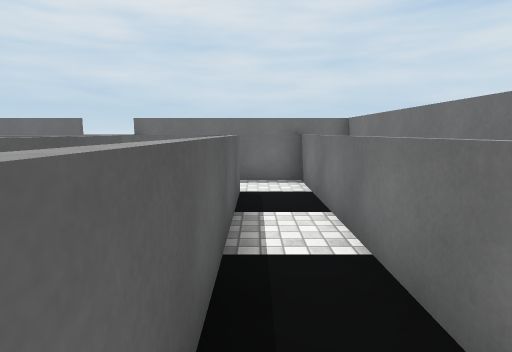
view 1 (above)

24 first-person views from a walk through a scene from a Unity 3-D project. The camera is 1.3 m above the floor, tilts 8° down and sees 80° across. The floor is counted in squares, 0.9 m on a side. Each view is taken from the middle of a square. On the plan, view 1 faces up. The plan holds only what a view shows up to about 15 squares ahead; the rest is blank. The player is left out. Surface patterns are stand-ins for the level's own textures.

view 2
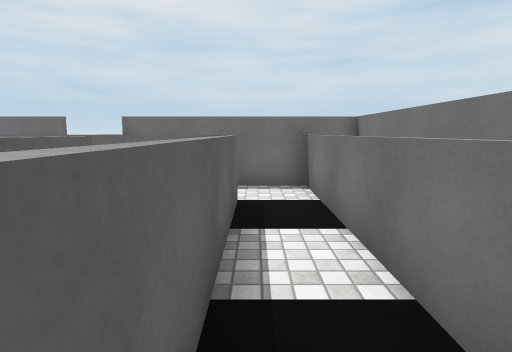

view 3
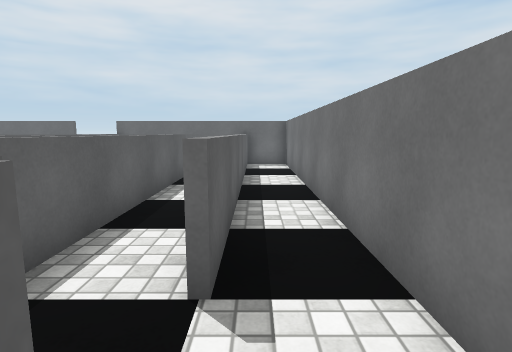

view 4
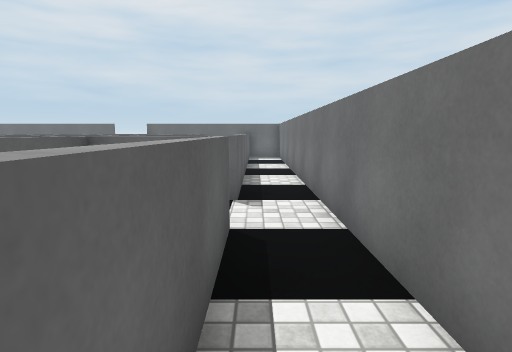

view 5
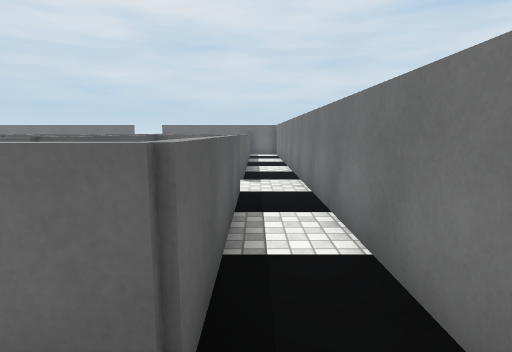

view 6
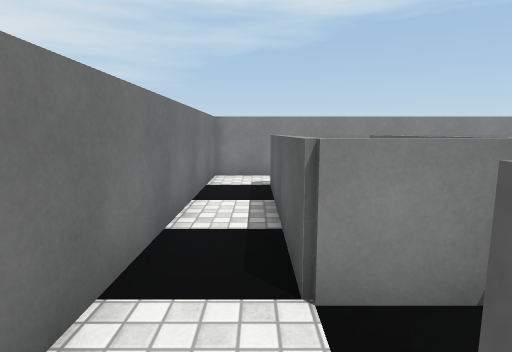

view 7
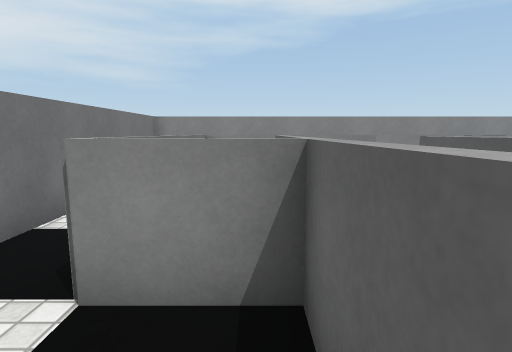

view 8
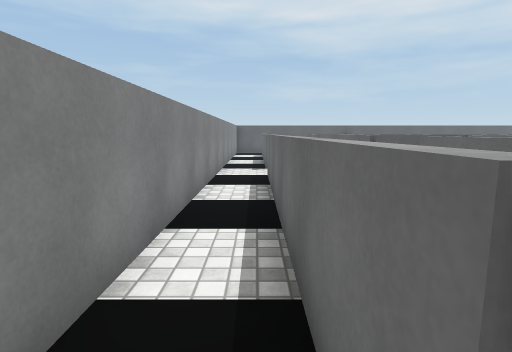

view 9
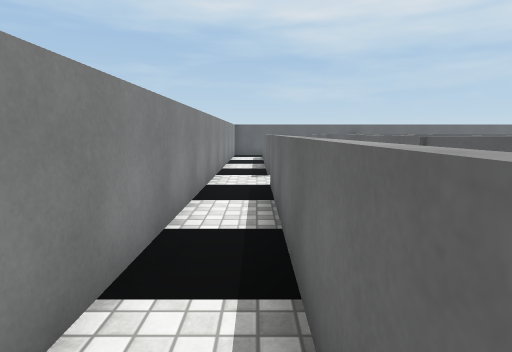

view 10
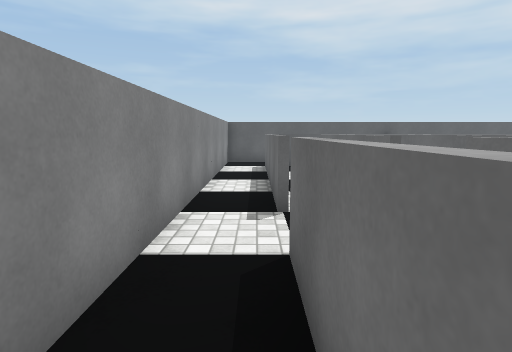

view 11
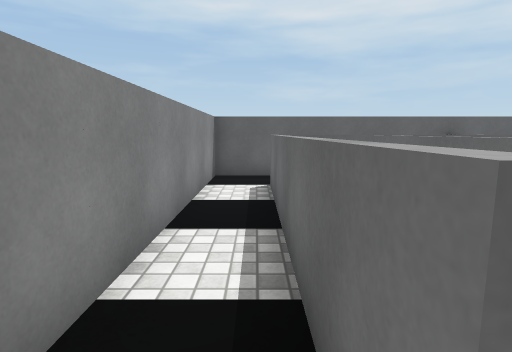

view 12
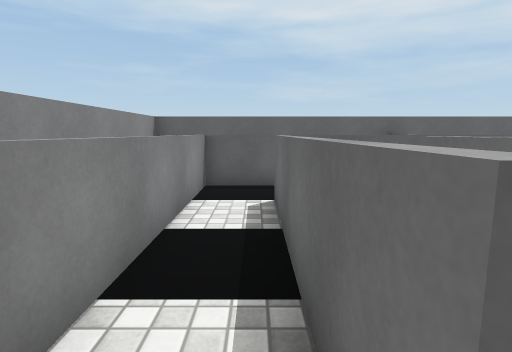

view 13
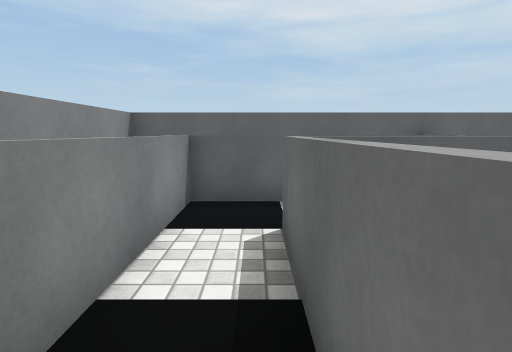

view 14
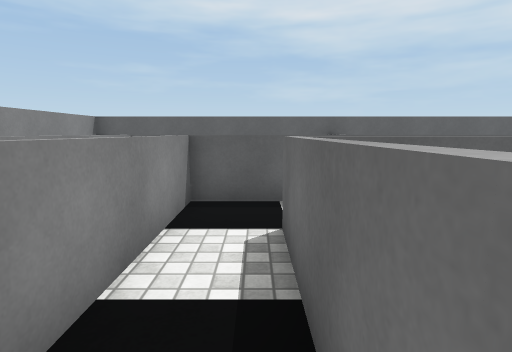

view 15
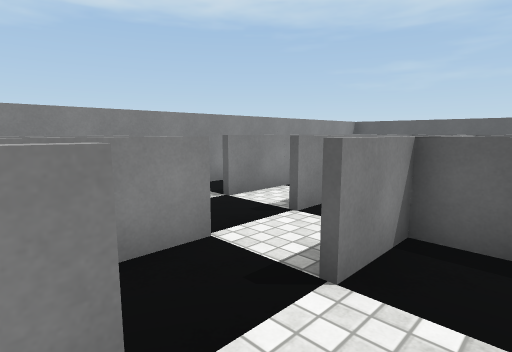

view 16
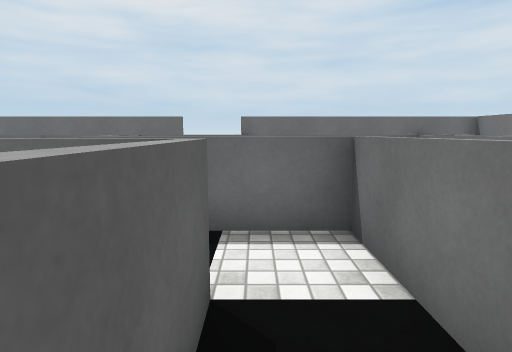

view 17
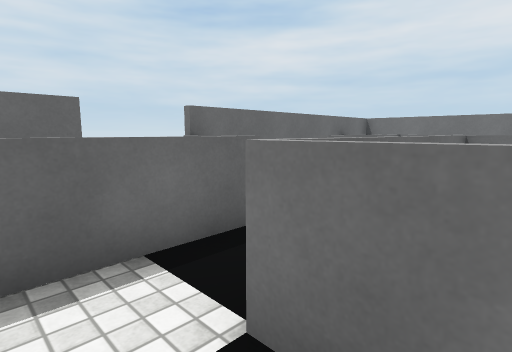

view 18
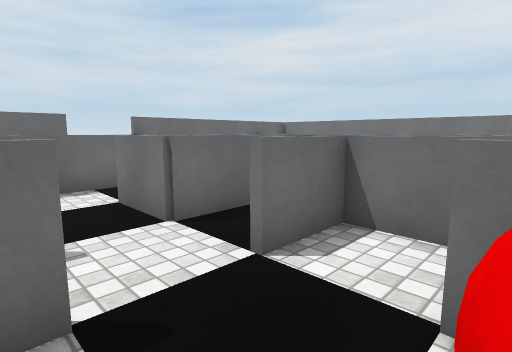

view 19
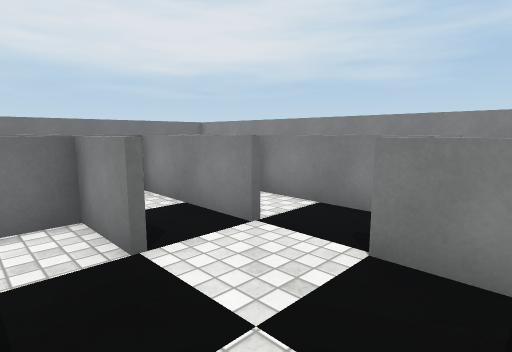

view 20
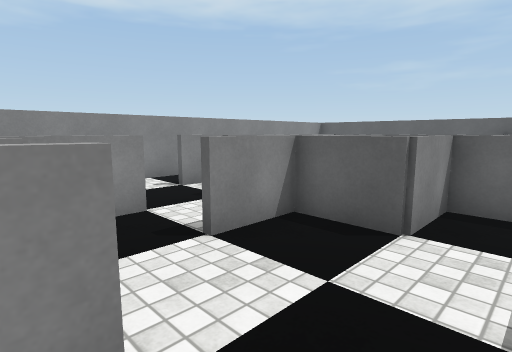

view 21
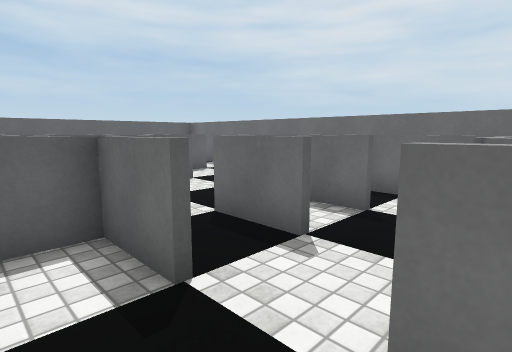

view 22
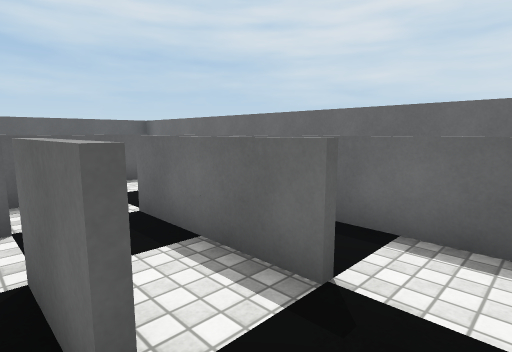

view 23
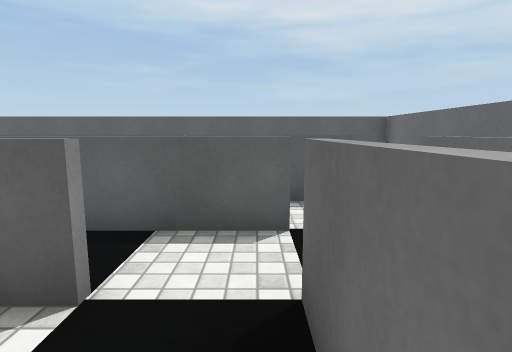

view 24
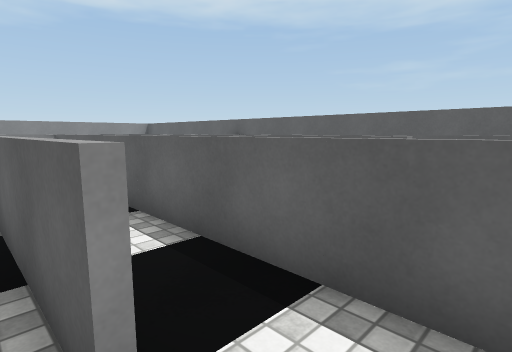

### Floor plan
Ten units are one square. View 1 is at (0, 0); x grows to the right and y downward. Boxes are objects, and circles mark ways between rooms. Rooms are numbered by the first view taken in them; rooms with no view inside come last. Other rooms are left out.
<svg viewBox="-209 -121 248 230">
<path fill="none" stroke="#000" d="M14 -15 14 -94 -25 -94M-4 -75 -4 19M-5 24 16 24M-104 86 -185 86M16 24 16 86 -85 86M-204 20 -204 104 34 104 34 -114 9 -114M16 -110 16 5M-104 66 -165 66M-85 84 -44 84M-184 16 -184 84 -105 84M-44 66 -85 66M-184 -76 -184 -11M-85 46 -145 46M-86 64 -46 64 -46 46M-164 44 -164 64 -105 64M-26 -15 -26 -54 -46 -54M-44 -35 -44 -8M-66 44 -26 44 -26 25M-66 -54 -66 -75M-66 24 -46 24M-84 -34 -104 -34 -104 -22M-46 -14 -46 -34 -65 -34M-124 4 -124 24 -104 24 -104 44 -85 44M-46 -54 -66 -54M-124 -56 -124 4M-144 -76 -144 44 -108 44M-164 -55 -164 44M-84 -54 -105 -54M-84 -74 -125 -74M-164 -96 -164 -75M-76 -94 -145 -94M-64 -114 -164 -114M-46 -109 -46 -116M-44 -94 -76 -94"/>
<rect x="-85" y="-15" width="20" height="20" fill="#bbb"><title>red ball</title></rect>
<circle cx="10" cy="10" r="3" fill="#2a7"/>
<circle cx="-95" cy="80" r="3" fill="#2a7"/>
<circle cx="-95" cy="60" r="3" fill="#2a7"/>
<circle cx="-75" cy="40" r="3" fill="#2a7"/>
<circle cx="-160" cy="40" r="3" fill="#2a7"/>
<circle cx="-55" cy="30" r="3" fill="#2a7"/>
<circle cx="-55" cy="-50" r="3" fill="#2a7"/>
<circle cx="-80" cy="-60" r="3" fill="#2a7"/>
<circle cx="-95" cy="-70" r="3" fill="#2a7"/>
<circle cx="-75" cy="-40" r="3" fill="#2a7"/>
<circle cx="-95" cy="-50" r="3" fill="#2a7"/>
<circle cx="-80" cy="-80" r="3" fill="#2a7"/>
<circle cx="-80" cy="-90" r="3" fill="#2a7"/>
<text x="0" y="-40">1</text>
<text x="-50" y="90">2</text>
<text x="-140" y="70">3</text>
<text x="-110" y="50">4</text>
<text x="-40" y="0">5</text>
<text x="-80" y="-70">6</text>
<text x="-80" y="0">7</text>
<text x="-70" y="-50">8</text>
<text x="-130" y="-60">9</text>
<text x="-50" y="-90">10</text>
</svg>
Room 1 opens to room 2. Room 2 opens to room 3. Room 3 opens to room 4. Room 4 opens to room 7. Room 4 opens to room 9. Room 5 opens to room 7. Room 5 opens to room 8. Room 6 opens to room 8. Room 6 opens to room 9. Room 7 opens to room 8. Room 8 opens to room 9. Room 9 opens to room 10.

Where each view was taken, in squares from view 1:
view 1: 0 up, 0 right, facing up
view 2: 1 up, 0 right, facing up
view 3: 3 down, 2 right, facing up
view 4: 7 down, 2 right, facing up
view 5: 10 down, 2 right, facing up
view 6: 0 up, 2 right, facing down
view 7: 0 up, 0 right, facing down
view 8: 9 down, 2 right, facing left
view 9: 9 down, 0 right, facing left
view 10: 9 down, 5 left, facing left
view 11: 9 down, 10 left, facing left
view 12: 7 down, 10 left, facing left
view 13: 7 down, 12 left, facing left
view 14: 5 down, 10 left, facing left
view 15: 3 down, 6 left, facing down-left
view 16: 1 up, 4 left, facing up
view 17: 6 up, 8 left, facing up-right
view 18: 1 up, 9 left, facing up-right
view 19: 1 down, 10 left, facing down-right
view 20: 1 down, 6 left, facing down-left
view 21: 2 up, 6 left, facing up-left
view 22: 5 up, 7 left, facing up-left
view 23: 7 up, 10 left, facing left
view 24: 7 up, 12 left, facing down-left
